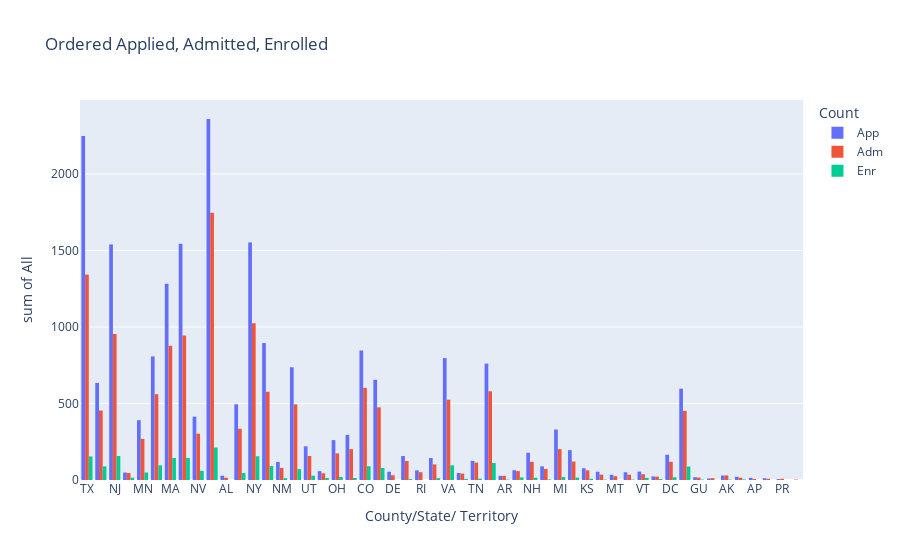

Source (notebook cell):
### Code cell
# Use this scaffolding to make histograms. 
fig = px.histogram(out_state, 
      x="County/State/ Territory",
      y="All",
      color="Count",
      #histnorm = 'percent',
      barmode="group",
      title=f"Ordered Applied, Admitted, Enrolled",
      category_orders={"Statu|":["Applied","Admitted","Enrolled"]}
      )
fig.show()
plotly.io.write_html(fig,"UC_foreign_Bar_count.html", full_html=False)

### Figure 1 — Plotly figure (JSON) as saved in the notebook; plotly's stock layout.template omitted (floating-point values rounded to 4 significant figures; data arrays with more than 128 entries replaced by an {"elided": "..."} marker saying what was removed)
{"data": [{"alignmentgroup": "True", "bingroup": "x", "histfunc": "sum", "hovertemplate": "Count=App<br>County/State/ Territory=%{x}<br>sum of All=%{y}<extra></extra>", "legendgroup": "App", "marker": {"color": "#636efa"}, "name": "App", "offsetgroup": "App", "orientation": "v", "showlegend": true, "type": "histogram", "x": {"elided": "1313 str values"}, "xaxis": "x", "y": {"elided": "1313 int values"}, "yaxis": "y"}, {"alignmentgroup": "True", "bingroup": "x", "histfunc": "sum", "hovertemplate": "Count=Adm<br>County/State/ Territory=%{x}<br>sum of All=%{y}<extra></extra>", "legendgroup": "Adm", "marker": {"color": "#EF553B"}, "name": "Adm", "offsetgroup": "Adm", "orientation": "v", "showlegend": true, "type": "histogram", "x": {"elided": "1453 str values"}, "xaxis": "x", "y": {"elided": "1453 int values"}, "yaxis": "y"}, {"alignmentgroup": "True", "bingroup": "x", "histfunc": "sum", "hovertemplate": "Count=Enr<br>County/State/ Territory=%{x}<br>sum of All=%{y}<extra></extra>", "legendgroup": "Enr", "marker": {"color": "#00cc96"}, "name": "Enr", "offsetgroup": "Enr", "orientation": "v", "showlegend": true, "type": "histogram", "x": {"elided": "433 str values"}, "xaxis": "x", "y": {"elided": "433 int values"}, "yaxis": "y"}], "layout": {"barmode": "group", "legend": {"title": {"text": "Count"}, "tracegroupgap": 0}, "title": {"text": "Ordered Applied, Admitted, Enrolled"}, "xaxis": {"anchor": "y", "domain": [0, 1], "title": {"text": "County/State/ Territory"}}, "yaxis": {"anchor": "x", "domain": [0, 1], "title": {"text": "sum of All"}}}}
